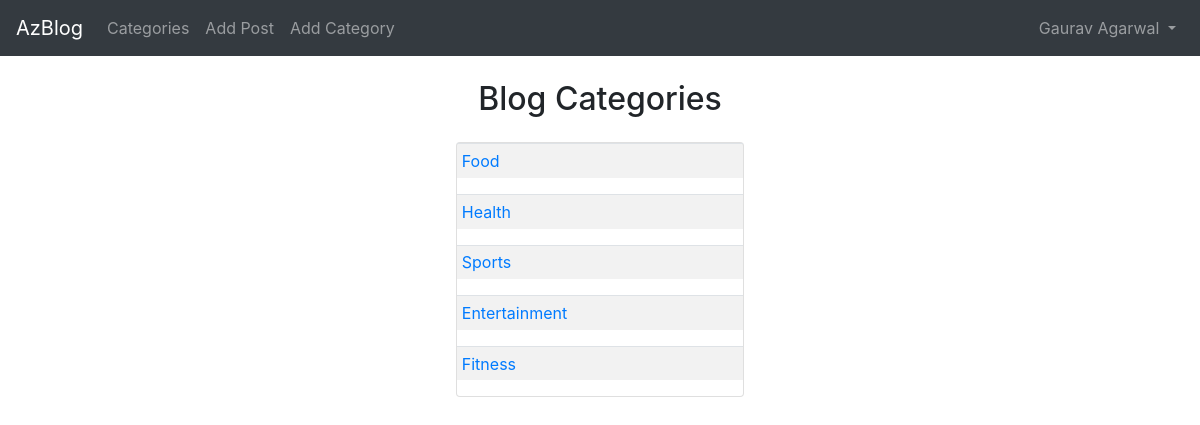
/category-list/ (signed in), run on the app's committed database.
### theblog/models.py (models this page shows, shortened)
class Category(models.Model):
    name = models.CharField(max_length=255)
    def __str__(self):
        return self.name

### theblog/views.py (the view)
# urls.py: path('category-list/', CategoryListView, name='category-list'),
def CategoryListView(request):
    cat_menu_list = Category.objects.all()
    return render(request, 'category_list.html', {'cat_menu_list': cat_menu_list})

### theblog/templates/category_list.html (shortened to what this page needs)
{% extends 'base.html' %}
{% block content %}
  <h2 class="card-title mb-4 text-center">Blog Categories</h2>
<div class="card" style="width: 18rem; margin-left:auto;margin-right:auto; ">
{% for item in cat_menu_list %}
    <table class="table table-striped table-sm">
    <tr>
      <td> <a href="{% url 'category' item %}"> {{item}}</a></td>
    </tr>
</table>
    {% endfor %}
</div>
    {% endblock %}

### theblog/templates/base.html (shortened to what this page needs)
<!doctype html>
<html lang="en">
  <head>
    <link rel="stylesheet" href="https://cdn.jsdelivr.net/npm/bootstrap@4.0.0/dist/css/bootstrap.min.css">
  </head>
  <body>
  <nav class="navbar navbar-expand-lg navbar-dark bg-dark">
  <a class="navbar-brand" href="{% url 'home' %}">AzBlog</a>
  <div class="collapse navbar-collapse" id="navbarSupportedContent">
    <ul class="navbar-nav mr-auto">
        {% if cat_menu %}
        <li class="nav-item dropdown">
        <a class="nav-link dropdown-toggle" href="#" id="navbarDropdown" role="button" data-toggle="dropdown" aria-haspopup="true" aria-expanded="false">
          Categories
        </a>
        <div class="dropdown-menu" aria-labelledby="navbarDropdown">
{% for item in cat_menu %}
            <a class="dropdown-item" href="{% url 'category' item %}"> {{item}}</a>
            {% endfor %}
      </li>
        {% else %}
         <li class="nav-item">
        <a class="nav-link" href="{% url 'category-list' %}">Categories</a>
      </li>
        {% endif %}
{% if user.is_authenticated %}
       <li class="nav-item">
        <a class="nav-link" href="{% url 'add_post' %}">Add Post</a>
      </li>
         <li class="nav-item">
        <a class="nav-link" href="{% url 'add_category' %}">Add Category</a>
      </li>
      {% endif %}
    </ul>
      {% if user.is_authenticated %}
      <ul class="navbar-nav ml-auto">
           <li class="nav-item dropdown">
        <a class="nav-link dropdown-toggle" href="#" id="navbarDropdown" role="button" data-toggle="dropdown" aria-haspopup="true" aria-expanded="false">
         {{user.first_name}} {{user.last_name}}
        </a>
         </li>
      </ul>
      {% endif %}
  </div>
</nav>
  <br>
  <div class="container">
    {% block content %}
    {% endblock %}
  </div>
  </body>
</html>

### data on the page
Category: name "Food"
Category: name "Health"
Category: name "Sports"
Category: name "Entertainment"
Category: name "Fitness"

### other printed values
{{ user.first_name }} "Gaurav"
{{ user.last_name }} "Agarwal"
